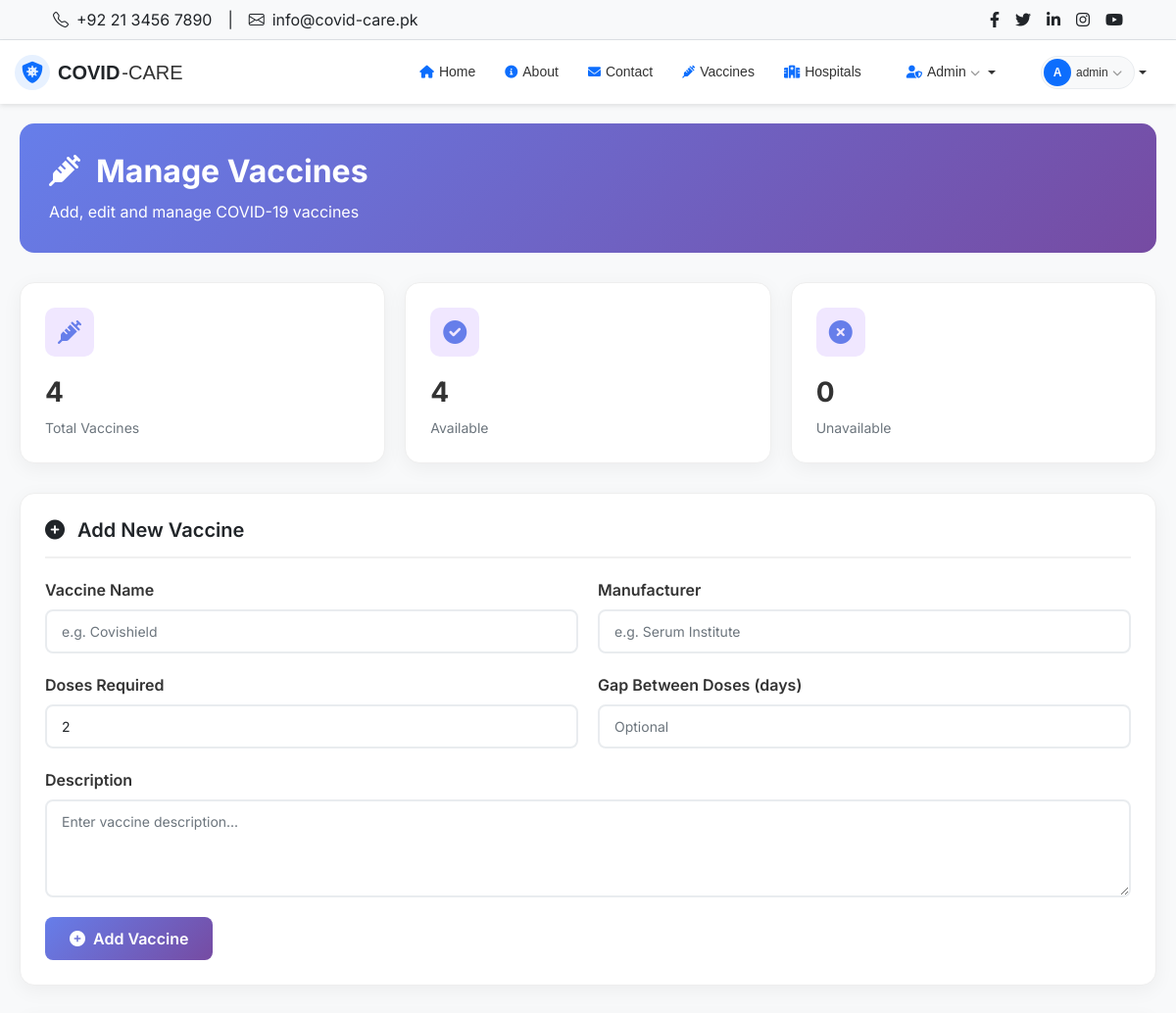
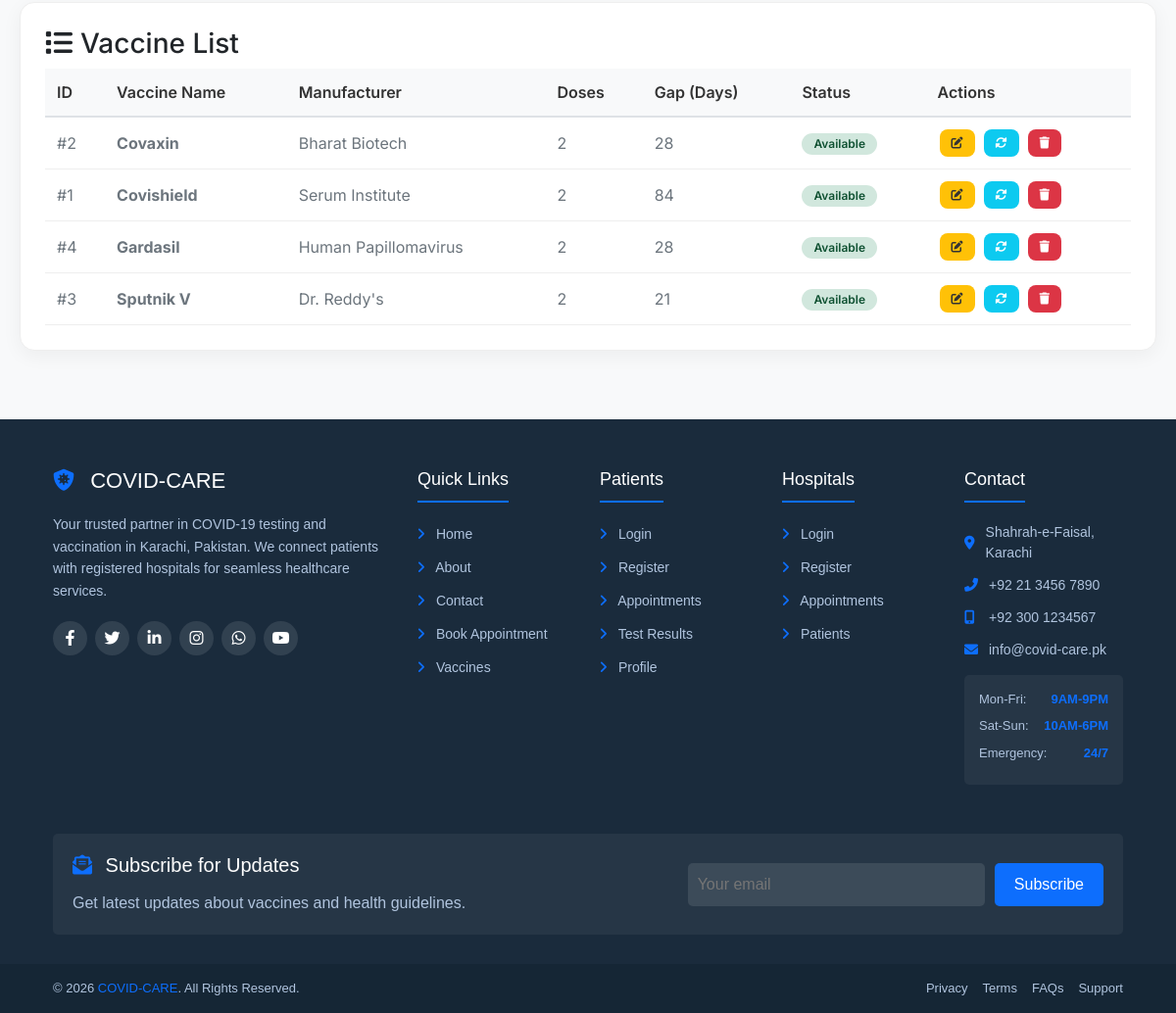
The page /admin/vaccines.php (signed in) on the database its author committed (2 pictures, top to bottom).
### tables this page shows
CREATE TABLE `vaccines` (
  `vaccine_id` int(11) NOT NULL,
  `name` varchar(100) DEFAULT NULL,
  `manufacturer` varchar(100) DEFAULT NULL,
  `doses_required` int(11) DEFAULT 2,
  `gap_between_doses` int(11) DEFAULT NULL,
  `description` text DEFAULT NULL,
  `status` enum('available','unavailable') DEFAULT 'available'
);

### admin/vaccines.php (the view, shortened to what this page needs)
<?php
require_once '../config.php';
require_once '../includes/functions.php';
require_once '../includes/header.php';
require_once '../includes/navbar.php';
$query = "SELECT * FROM vaccines ORDER BY name ASC";
$result = mysqli_query($conn, $query);
$vaccines = [];
if ($result) {
    while ($row = mysqli_fetch_assoc($result)) {
        $vaccines[] = $row;
    }
}
$edit_vaccine = null;
$total_vaccines = count($vaccines);
$available_vaccines = 0;
$unavailable_vaccines = 0;
foreach ($vaccines as $v) {
    if ($v['status'] == 'available') {
        $available_vaccines++;
    } else {
        $unavailable_vaccines++;
    }
}
?>
<!DOCTYPE html>
<html lang="en">
<head>
    <link href="https://cdn.jsdelivr.net/npm/bootstrap@5.1.3/dist/css/bootstrap.min.css" rel="stylesheet">
    <link rel="stylesheet" href="https://cdnjs.cloudflare.com/ajax/libs/font-awesome/6.0.0/css/all.min.css">
</head>
<body>
    <?php require_once '../includes/navbar.php'; ?>
    <div class="container-fluid">
        <div class="page-header">
            <h1><i class="fas fa-syringe me-3"></i>Manage Vaccines</h1>
            <p class="mb-0">Add, edit and manage COVID-19 vaccines</p>
        </div>
        <div class="stats-grid">
            <div class="stat-card">
                <div class="stat-icon">
                    <i class="fas fa-syringe"></i>
                </div>
                <div class="stat-value"><?php echo $total_vaccines; ?></div>
                <div class="stat-label">Total Vaccines</div>
            </div>
            <div class="stat-card">
                <div class="stat-icon">
                    <i class="fas fa-check-circle"></i>
                </div>
                <div class="stat-value"><?php echo $available_vaccines; ?></div>
                <div class="stat-label">Available</div>
            </div>
            <div class="stat-card">
                <div class="stat-icon">
                    <i class="fas fa-times-circle"></i>
                </div>
                <div class="stat-value"><?php echo $unavailable_vaccines; ?></div>
                <div class="stat-label">Unavailable</div>
            </div>
        </div>
        <div class="form-card">
            <h3>
                <i class="fas <?php echo $edit_vaccine ? 'fa-edit' : 'fa-plus-circle'; ?> me-2"></i>
                <?php echo $edit_vaccine ? 'Edit Vaccine' : 'Add New Vaccine'; ?>
            </h3>
            <form method="POST" action="">
                <div class="form-row">
                    <div class="form-group">
                        <label>Vaccine Name</label>
                        <input type="text" class="form-control" name="name"
                               value="<?php echo $edit_vaccine ? htmlspecialchars($edit_vaccine['name']) : ''; ?>"
                               placeholder="e.g. Covishield" required>
                    </div>
                    <div class="form-group">
                        <label>Manufacturer</label>
                        <input type="text" class="form-control" name="manufacturer"
                               value="<?php echo $edit_vaccine ? htmlspecialchars($edit_vaccine['manufacturer']) : ''; ?>"
                               placeholder="e.g. Serum Institute" required>
                    </div>
                </div>
                <div class="form-row">
                    <div class="form-group">
                        <label>Doses Required</label>
                        <input type="number" class="form-control" name="doses"
                               value="<?php echo $edit_vaccine ? $edit_vaccine['doses_required'] : '2'; ?>"
                               min="1" max="5" required>
                    </div>
                    <div class="form-group">
                        <label>Gap Between Doses (days)</label>
                        <input type="number" class="form-control" name="gap"
                               value="<?php echo $edit_vaccine ? $edit_vaccine['gap_between_doses'] : ''; ?>"
                               min="0" max="365" placeholder="Optional">
                    </div>
                </div>
                <div class="form-group">
                    <label>Description</label>
                    <textarea class="form-control" name="description"
                         placeholder="Enter vaccine description..."><?php echo htmlspecialchars($vaccine['description'] ?? ''); ?></textarea>
                </div>
                <div>
                    <?php if ($edit_vaccine): ?>
                        <button type="submit" name="edit" class="btn btn-primary">
                            <i class="fas fa-save me-2"></i>Update Vaccine
                        </button>
                        <a href="vaccines.php" class="btn btn-secondary">
                            <i class="fas fa-times me-2"></i>Cancel
                        </a>
                    <?php else: ?>
                        <button type="submit" name="add" class="btn btn-primary">
                            <i class="fas fa-plus-circle me-2"></i>Add Vaccine
                        </button>
                    <?php endif; ?>
                </div>
            </form>
        </div>
        <div class="table-card">
            <h3><i class="fas fa-list me-2"></i>Vaccine List</h3>
            <?php if (!empty($vaccines)): ?>
                <div class="table-responsive">
                    <table>
                        <thead>
                            <tr>
                                <th>ID</th>
                                <th>Vaccine Name</th>
                                <th>Manufacturer</th>
                                <th>Doses</th>
                                <th>Gap (Days)</th>
                                <th>Status</th>
                                <th>Actions</th>
                            </tr>
                        </thead>
                        <tbody>
                            <?php foreach ($vaccines as $v): ?>
                            <tr>
                                <td>#<?php echo $v['vaccine_id']; ?></td>
                                <td><strong><?php echo htmlspecialchars($v['name']); ?></strong></td>
                                <td><?php echo htmlspecialchars($v['manufacturer']); ?></td>
                                <td><?php echo $v['doses_required']; ?></td>
                                <td><?php echo $v['gap_between_doses'] ?: '-'; ?></td>
                                <td>
                                    <span class="badge <?php echo $v['status'] == 'available' ? 'badge-success' : 'badge-danger'; ?>">
                                        <?php echo ucfirst($v['status']); ?>
                                    </span>
                                </td>
                                <td>
                                    <div class="action-buttons">
                                        <a href="?edit=<?php echo $v['vaccine_id']; ?>" class="btn btn-sm btn-warning" title="Edit">
                                            <i class="fas fa-edit"></i>
                                        </a>
                                        <a href="?toggle=<?php echo $v['vaccine_id']; ?>" class="btn btn-sm btn-info" title="Toggle Status">
                                            <i class="fas fa-sync-alt"></i>
                                        </a>
                                        <a href="?delete=<?php echo $v['vaccine_id']; ?>" class="btn btn-sm btn-danger"
                                           onclick="return confirm('Are you sure you want to delete this vaccine?')" title="Delete">
                                            <i class="fas fa-trash"></i>
                                        </a>
                                    </div>
                                </td>
                            </tr>
                            <?php endforeach; ?>
                        </tbody>
                    </table>
                </div>
            <?php endif; ?>
        </div>
    </div>
</body>
</html>
<?php require_once '../includes/footer.php'; ?>

### admin/vaccines.php (style rules this page uses)
* { margin: 0; padding: 0; box-sizing: border-box; }
body { font-family: 'Inter', sans-serif; background: #f8f9fa; }
.container-fluid { padding: 20px; }
.page-header { background: linear-gradient(135deg, #667eea 0%, #764ba2 100%); padding: 30px; border-radius: 15px; margin-bottom: 30px; color: white; }
.page-header h1 { font-size: 32px; font-weight: 700; margin-bottom: 10px; }
.stats-grid { display: grid; grid-template-columns: repeat(3, 1fr); gap: 20px; margin-bottom: 30px; }
.stat-card { background: white; border-radius: 15px; padding: 25px; box-shadow: 0 5px 20px rgba(0,0,0,0.05); border: 1px solid #eee; }
.stat-icon { width: 50px; height: 50px; background: #f0e7ff; border-radius: 10px; display: flex; align-items: center; justify-content: center; margin-bottom: 15px; color: #667eea; font-size: 24px; }
.stat-value { font-size: 28px; font-weight: 700; color: #333; margin-bottom: 5px; }
.stat-label { color: #6c757d; font-size: 14px; }
.form-card { background: white; border-radius: 15px; padding: 25px; margin-bottom: 30px; box-shadow: 0 5px 20px rgba(0,0,0,0.05); border: 1px solid #eee; }
.form-card h3 { font-size: 20px; font-weight: 600; margin-bottom: 20px; padding-bottom: 15px; border-bottom: 2px solid #f0f0f0; }
.form-group { margin-bottom: 20px; }
.form-group label { display: block; margin-bottom: 8px; font-weight: 600; color: #333; }
.form-control { width: 100%; padding: 10px 15px; border: 2px solid #e9ecef; border-radius: 8px; font-size: 14px; transition: all 0.3s ease; }
textarea.form-control { min-height: 100px; resize: vertical; }
.btn { padding: 10px 25px; border: none; border-radius: 8px; font-weight: 600; cursor: pointer; transition: all 0.3s ease; text-decoration: none; display: inline-block; }
.btn-primary { background: linear-gradient(135deg, #667eea 0%, #764ba2 100%); color: white; }
.btn-sm { padding: 5px 12px; font-size: 12px; margin: 0 2px; }
.btn-warning { background: #ffc107; color: #333; }
.btn-info { background: #0dcaf0; color: white; }
.btn-danger { background: #dc3545; color: white; }
.table-card { background: white; border-radius: 15px; padding: 25px; box-shadow: 0 5px 20px rgba(0,0,0,0.05); border: 1px solid #eee; }
.table-responsive { overflow-x: auto; }
table { width: 100%; border-collapse: collapse; }
th { text-align: left; padding: 12px; background: #f8f9fa; color: #333; font-weight: 600; border-bottom: 2px solid #dee2e6; }
td { padding: 12px; color: #6c757d; border-bottom: 1px solid #eee; }
.badge { display: inline-block; padding: 5px 12px; border-radius: 50px; font-size: 12px; font-weight: 600; }
.badge-success { background: #d1e7dd; color: #0f5132; }
.form-row { display: grid; grid-template-columns: 1fr 1fr; gap: 20px; }
.action-buttons { display: flex; gap: 5px; }

### rows shown on the page
vaccines: vaccine_id "2", name "Covaxin", manufacturer "Bharat Biotech", doses_required "2", gap_between_doses "28", status "Available"
vaccines: vaccine_id "1", name "Covishield", manufacturer "Serum Institute", doses_required "2", gap_between_doses "84", status "Available"
vaccines: vaccine_id "4", name "Gardasil", manufacturer "Human Papillomavirus", doses_required "2", gap_between_doses "28", status "Available"
vaccines: vaccine_id "3", name "Sputnik V", manufacturer "Dr. Reddy's", doses_required "2", gap_between_doses "21", status "Available"

### other values the page prints
substr($user_name, 0, 1) "A"
$user_name "admin"
$total_vaccines "4"
$available_vaccines "4"
$unavailable_vaccines "0"
SITE_NAME "COVID-CARE"
